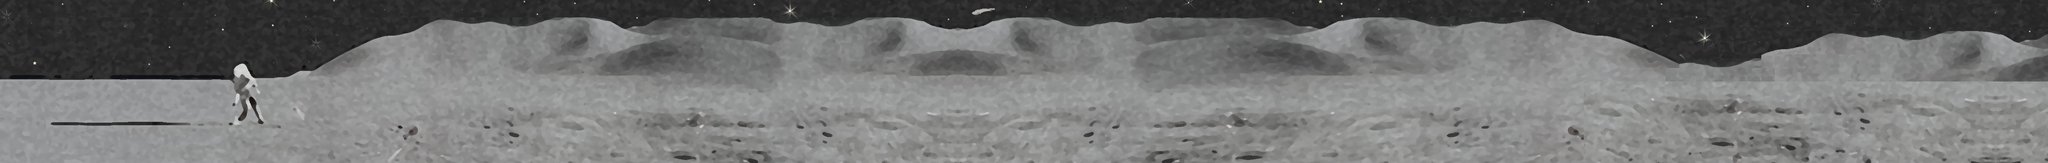

A 2D game scene composited from a Tiled map and its tileset images. What follows is a short description and the map's XML, with each tile layer's data collapsed to a summary:
An orthogonal 150x12 tile map with 32x32 px tiles, 2 tile layers (Wall, Floor).

<map version="1.0" orientation="orthogonal" width="150" height="12" tilewidth="32" tileheight="32">
 <tileset firstgid="1" name="space" tilewidth="32" tileheight="32">
  <image source="space.png" trans="ff00ff" width="4000" height="432" />
 </tileset>
 <layer name="Wall" width="150" height="12">
  <data>[1800 cells, 900 non-empty, 744 distinct tile ids]</data>
 </layer>
 <layer name="Floor" width="150" height="12">
  <data>[1800 cells, 900 non-empty, 730 distinct tile ids]</data>
 </layer>
</map>
